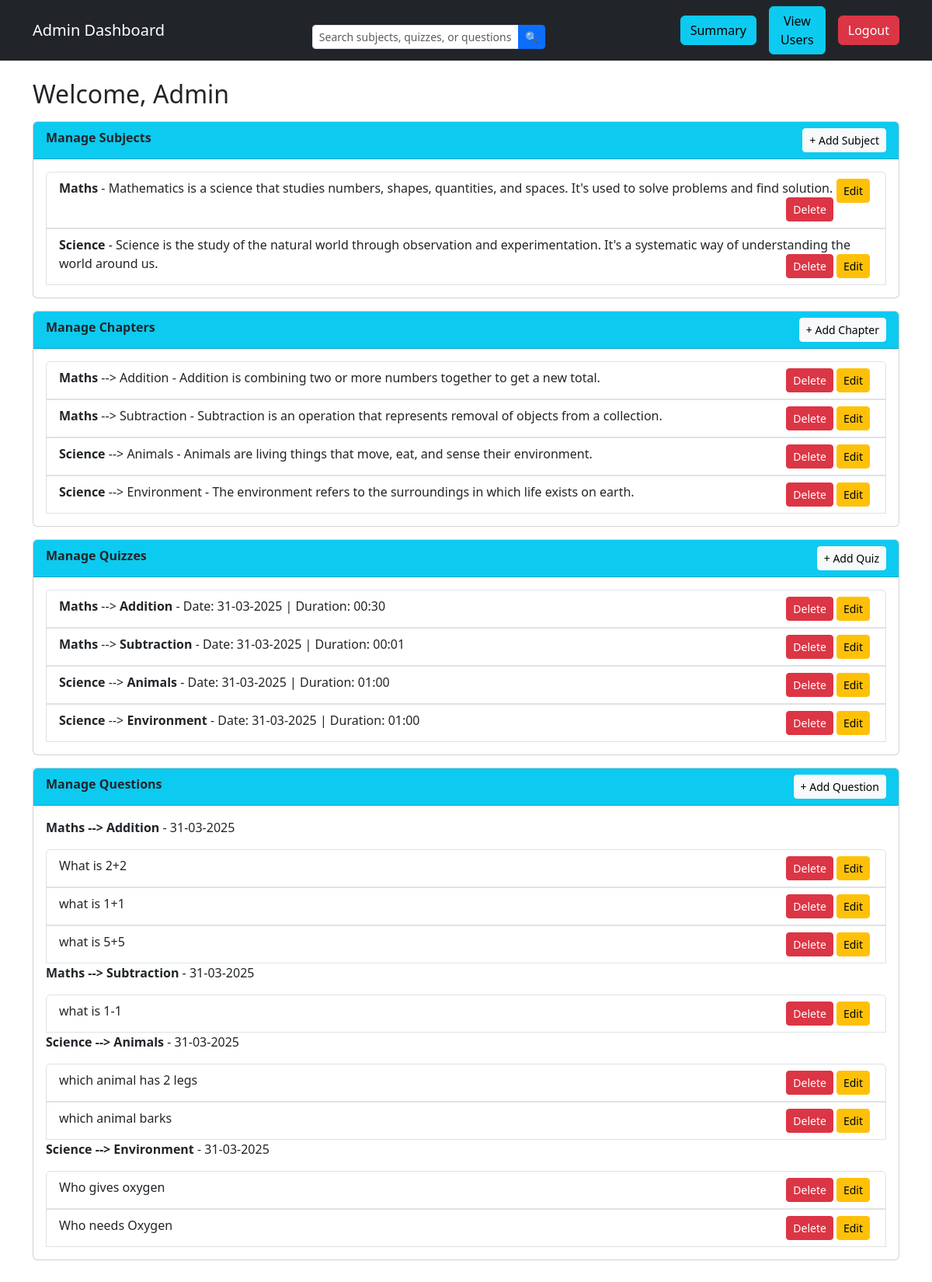
The page /admin_dashboard (signed in) on the database as committed earlier.
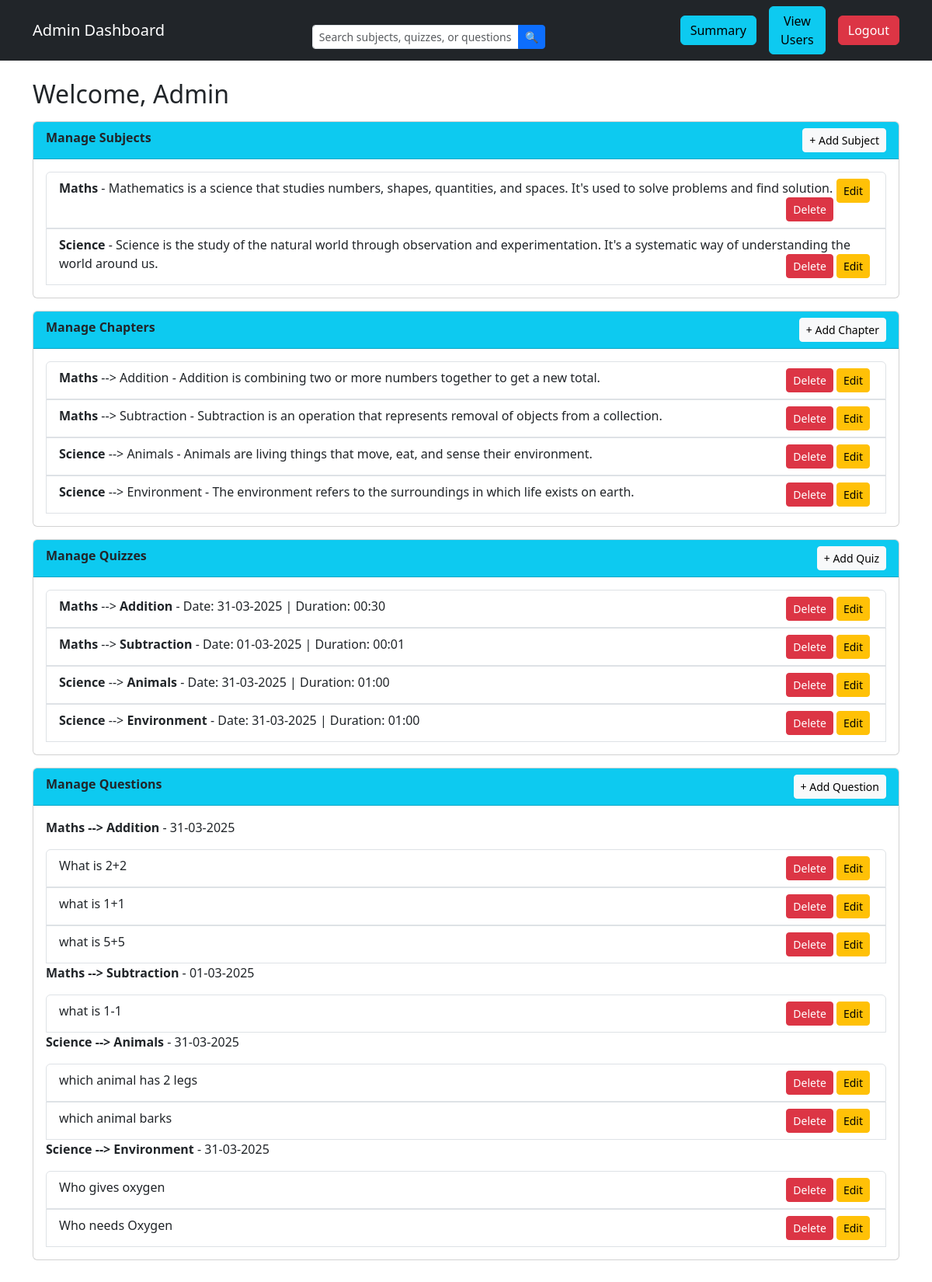
The same page on the database as committed later.
### app.py (models this page shows)
class Quiz(db.Model):
    __tablename__ = 'quiz'
    QuizID = db.Column(db.Integer, primary_key=True, autoincrement=True)
    Date_of_quiz = db.Column(db.Date, nullable=False)
    Time_duration = db.Column(db.String(5), nullable=False)
    Remarks = db.Column(db.String(500))
    ChapterID = db.Column(db.Integer, db.ForeignKey('chapter.ChapterID'), nullable=False)
    QuestionsR = db.relationship('Questions', backref='quiz', lazy=True)

class Subject(db.Model):
    __tablename__ = 'subject'
    SubjectID = db.Column(db.Integer, primary_key=True, autoincrement=True)
    Subjectname = db.Column(db.String(500), nullable=False)
    Description = db.Column(db.String(500), nullable=False)

class Chapter(db.Model):
    __tablename__ = 'chapter'
    ChapterID = db.Column(db.Integer, primary_key=True, autoincrement=True)
    Chaptername = db.Column(db.String(500), nullable=False)
    Description = db.Column(db.String(500), nullable=False)
    QuizR = db.relationship('Quiz', backref='chapter', lazy=True)
    SubjectID = db.Column(db.Integer, db.ForeignKey('subject.SubjectID'), nullable=False)
    subject = db.relationship('Subject', backref='chapters')

### app.py (the view)
@app.route('/admin_dashboard', methods=['GET'])
def admin_dashboard():
    if 'user_id' not in session or session['role'] != 'admin':
        flash("Unauthorized access!", "danger")
        return redirect(url_for("home"))
    query = request.args.get('query', '').strip() #for search query
    users, subjects, quizzes, questions, chapters = [], [], [], [], []
    if query:
        users = User.query.filter(User.Username.ilike(f"%{query}%")).all()
        subjects = Subject.query.filter(Subject.Subjectname.ilike(f"%{query}%")).all()
        quizzes = Quiz.query.filter(Quiz.QuizID.ilike(f"%{query}%")).all()
        questions = Questions.query.filter(Questions.Question_statement.ilike(f"%{query}%")).all()
        chapters = Chapter.query.filter(Chapter.Chaptername.ilike(f"%{query}%")).all()
    else:
        users = User.query.all()
        subjects = Subject.query.all()
        quizzes = Quiz.query.all()
        questions = Questions.query.all()
        chapters = Chapter.query.all()
    return render_template("admin_dashboard.html", users=users, subjects=subjects, quizzes=quizzes, questions=questions, chapters=chapters)

### templates/admin_dashboard.html (shortened to what the changed rows need)
<!DOCTYPE html>
<html lang="en">
<head>
    <link href="https://cdn.jsdelivr.net/npm/bootstrap@5.3.2/dist/css/bootstrap.min.css" rel="stylesheet">
</head>
<body>
    <div class="container mt-4">
        <h2>Welcome, Admin</h2>
<div class="card mt-3">
    <div class="card-body">
        {% if quizzes %}
        <ul class="list-group">
            {% for quiz in quizzes %}
            <li class="list-group-item">
                <strong>{{ quiz.chapter.subject.Subjectname }}</strong> --> <strong>{{ quiz.chapter.Chaptername }}</strong> - Date:  {{ quiz.Date_of_quiz.strftime('%d-%m-%Y') }} | Duration: {{ quiz.Time_duration }}
                <button class="btn btn-warning btn-sm float-end mx-1" data-bs-toggle="modal" data-bs-target="#editQuizModal{{ quiz.QuizID }}">Edit</button>
                <a href="{{ url_for('delete_quiz', quiz_id=quiz.QuizID) }}" class="btn btn-danger btn-sm float-end">Delete</a>
            </li>
            {% endfor %}
        </ul>
        {% else %}
        <p>No quizzes available.</p>
        {% endif %}
    </div>
</div>
<div class="card mt-3">
    <div class="card-body">
        {% if quizzes %}
            {% for quiz in quizzes %}
            <p>
                <strong>{{ quiz.chapter.subject.Subjectname }} --> {{ quiz.chapter.Chaptername }}</strong> -
                {{ quiz.Date_of_quiz.strftime('%d-%m-%Y') }}
            </p>
                <ul class="list-group">
                    {% for question in quiz.QuestionsR %}
                        <li class="list-group-item">
                            {{ question.Question_statement }}
                            <button class="btn btn-warning btn-sm float-end mx-1" data-bs-toggle="modal" data-bs-target="#editQuestionModal{{ question.QuestionID }}">Edit</button>
                            <a href="{{ url_for('delete_question', question_id=question.QuestionID) }}" class="btn btn-danger btn-sm float-end">Delete</a>
                        </li>
                    {% endfor %}
                </ul>
            {% endfor %}
        {% else %}
            <p>No quizzes available.</p>
        {% endif %}
    </div>
</div>
</body>
</html>

Rows that differ between the two databases and show on the page:
changed Quiz "Subtraction": Date_of_quiz "31-03-2025" → "01-03-2025"
